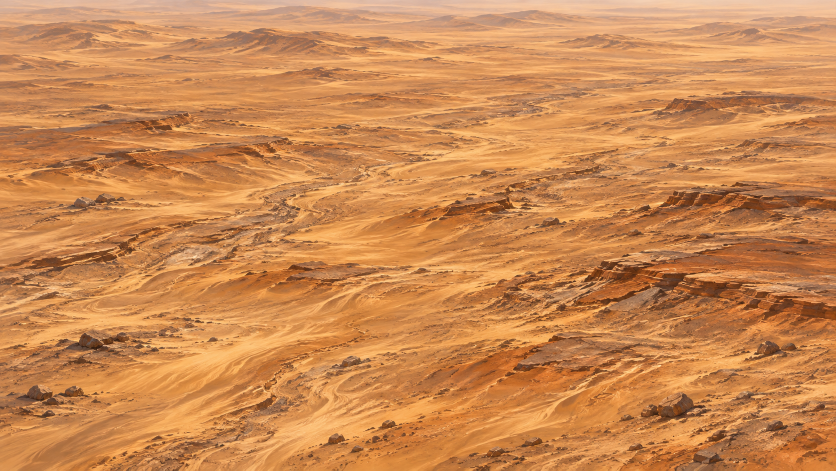
#> input picture source/mission3_desert_master.png, 1672 x 941 px (shown at 1/2 size)
$ python -i build_mission3.py   (imports and definitions only)
#> lines starting #> are read from the running program, lines starting #| are printed output that depends on the picture
#> `index=sum(l.startswith('<img>') for l in lines);atlas=Image.new('RGBA'..`: atlas: PIL image 1024x1024 RGBA; every value is 0
"""Mission 3 desert, ground targets and reuse of approved flight/refueling art.
All predicates read native state; no ROM, gameplay, timing or audio edits.
"""
from pathlib import Path
from collections import defaultdict
import json,re
import numpy as np
from PIL import Image,ImageDraw,ImageOps
from pack_io import save_png
R=Path(__file__).resolve().parents[1];P=R/'pack';S=R/'source'
# [1 line that did not run here, left out]
# [1 line not run here, left out]
# [1 line that did not run here, left out]
# [5 lines that did not run here, left out]
rules=[];backgrounds=[]
scene='cockpit&cockpitBorder&missionThree';flight=scene+'&mission2Flight&rearCombatPhase';world=flight+'&environmentWorld'
def dec(p):
 b=np.frombuffer(bytes.fromhex(p),np.uint8);return np.unpackbits(b[:8,None],axis=1)+2*np.unpackbits(b[8:,None],axis=1)
def trim(name):
#> called with name = 'mission3_desert_master.png'
 im=Image.open(S/name).convert('RGBA');return im.crop(im.getchannel('A').point(lambda a:255 if a>=24 else 0).getbbox())
def add(im,pattern,pal,cond):
 global slot
 x,y=slot%32*32,slot//32*32;slot+=1;assert slot<=1024
 atlas.alpha_composite(im,(x,y));rule=f'[{cond}]<tile>{index},{pattern},{pal},{x},{y},1,N';rules.append(rule);return rule
# Mission 3 shares the corrected Mission 2 cockpit, aircraft, effects and
# refueling palette. Retain the original rule order in its scoped copies.
# Carrier body and component geometry is deliberately excluded.
# [11 lines not run here, left out]
# Non-Mission-2 tanker fallback must not outrank the Mission 3 departure/exit.
# Its original behavior is retained for other missions.
# [1 line that did not run here, left out]
# Reuse launch, weapon selection, typography and panel layout for numeral 3.
# [4 lines not run here, left out]
# Desert uses its own native-scrolled surface for all seven bank stages.
surface=trim('mission3_desert_master.png').resize((1280,1024),Image.Resampling.LANCZOS)
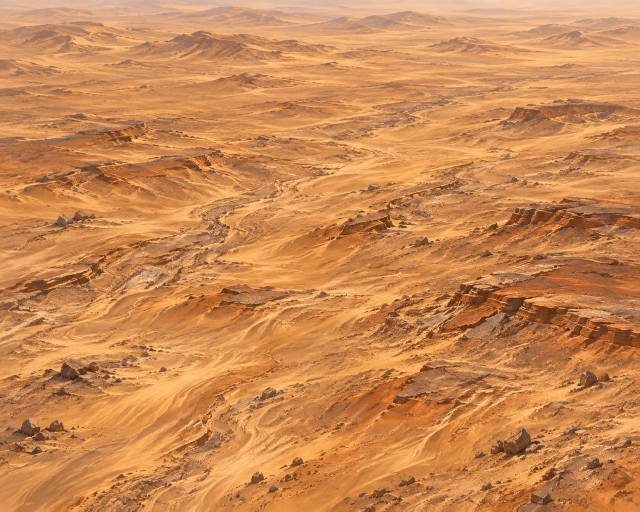
#> surface: PIL image 1280x1024 RGBA (shown at 1/2 size); mean R, G, B, A 203, 137.1, 82.7, 255
a=np.array(surface).astype(float);fog=np.array([177,179,166,255]);fade=np.exp(-np.arange(1024)/42)[:,None,None]*.7
surface=Image.fromarray(np.uint8(a*(1-fade)+fog*fade))
#> `mapimage=Image.new('RGBA',(1024,960));d=ImageDraw.Draw(mapimage);d.rou..`: mapimage: PIL image 1024x960 RGBA; every value is 0
#> `layer=Image.new('RGBA',(704,512),'#092332');d=ImageDraw.Draw(layer);po..`:
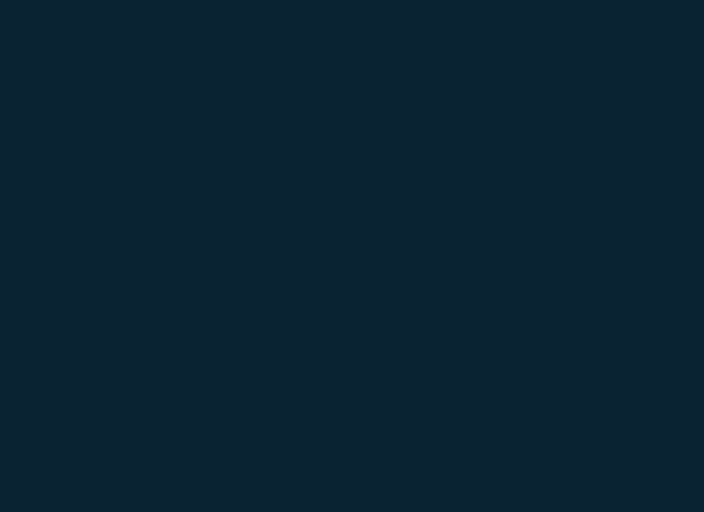
#> layer: PIL image 704x512 RGBA; mean R, G, B, A 9, 35, 50, 255
# [17 lines not run here, left out]
# Map retains its geography and moving native marker, using the console colors.
from map_geometry import contours,simplify,area
# [1 line not run here, left out]
# [1 line that did not run here, left out]
# [5 lines not run here, left out]
menu='menuMissionM&menuMissionN&menuMissionThree&menuHeaderPresent&menuMapThree';region=menu+'&menuMapX0&menuMapX1&menuMapY0&menuMapY1'
# [6 lines not run here, left out]
# Ground targets use complete captured metasprite signatures. Specific views
# precede one per-pattern fallback, so clipped targets retain HD coverage.
# [1 line that did not run here, left out]
#> `masters={n:trim(f'mission3_{n}_master.png') for n in ['radar','tank','..`: new = []
# [16 lines not run here, left out]
# Repeated barricade CHR cells are independent modules rather than samples of
# one large target. Give each module identical local geometry at each size.
seen=set()
# [13 lines not run here, left out]
rules=new+list(fallback.values())+rules
#> rules = []
# Two newly observed banked fighter layouts reuse approved aircraft masters.
# [9 lines not run here, left out]
# Fully connected refueling introduces a larger boom and two earlier tube
# keys absent from the previous recordings. Assemble it from the same master.
refuel=scene+'&mission2Flight&refuelRoute&refuelActive'
# [1 line that did not run here, left out]
# [35 lines not run here, left out]
rules=extra+rules
# The raster split leaves three native sky scanlines below the last tile
# origin. A narrow layer above NES BG and below sprites closes that seam.
# [2 lines not run here, left out]
# Preserve original defaults when adding an exact palette key: Mesen exact
# lookup otherwise suppresses the older generic alternative even out of scope.
oldkeys=set();defaults=defaultdict(list)
# [4 lines not run here, left out]
newkeys={(p[1],p[2]) for l in rules if '<tile>' in l for p in [l.split('<tile>')[1].split(',')]}
#> newkeys = 0 items
# [4 lines not run here, left out]
# [1 line that did not run here, left out]
# [1 line that did not run here, left out]
# [1 line that did not run here, left out]
# [3 lines not run here, left out]

>>> result = trim('../source/mission3_desert_master.png')
